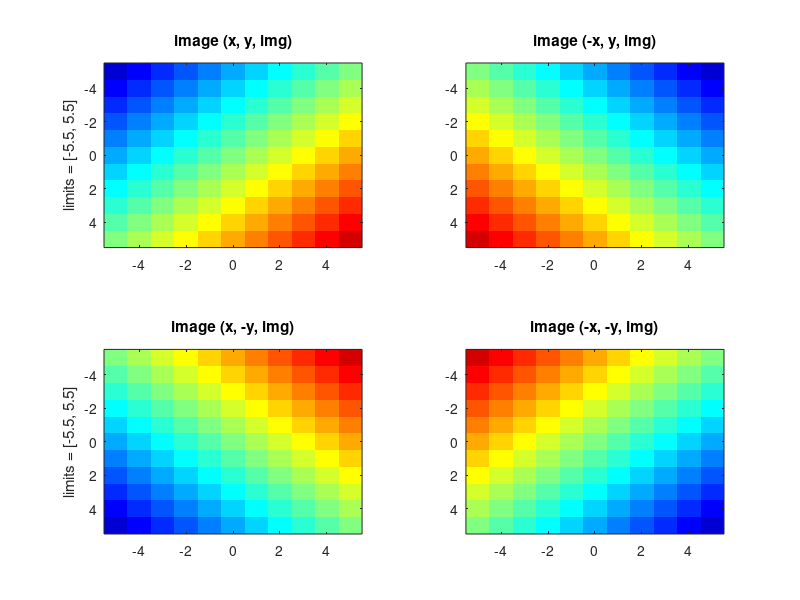

Write MATLAB code to recreate this figure.
clf;
 colormap (jet (21));
 img = 1 ./ hilb (11);
 x = y = -5:5;
 subplot (2,2,1);
  h = image (x, y, img);
  ylabel ("limits = [-5.5, 5.5]");
  title ("image (x, y, img)");
 subplot (2,2,2);
  h = image (-x, y, img);
  title ("image (-x, y, img)");
 subplot (2,2,3);
  h = image (x, -y, img);
  title ("image (x, -y, img)");
  ylabel ("limits = [-5.5, 5.5]");
 subplot (2,2,4);
  h = image (-x, -y, img);
  title ("image (-x, -y, img)");